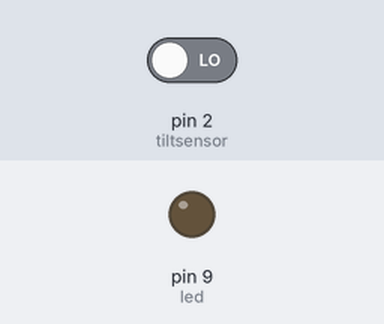
Bench run of a sketch on a simulated Arduino Uno, built with avr-gcc and run on an emulated ATmega328P. Shown: output pins drawn as LEDs (lit = HIGH). Inputs (shaded band) come from the test bench; at power-on: pin 2 (tiltsensor) LOW.

Above: at 1.2 s.
1.3 s: pin 2 (tiltsensor) driven HIGH
At 2.5 s:
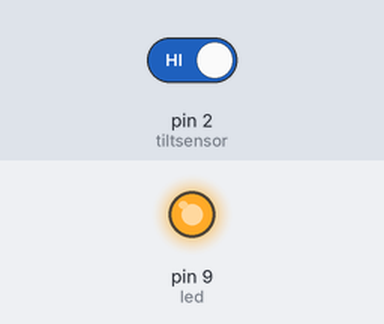
2.8 s: pin 2 (tiltsensor) driven LOW
At 3.8 s:
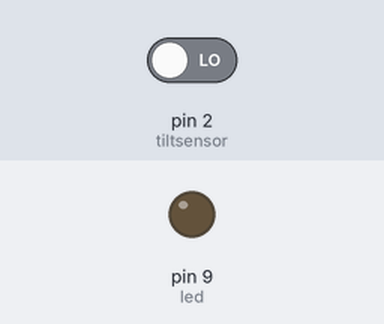
Timing chart, 0 to 5.8 s (numbered marks = the images above; inputs shaded):
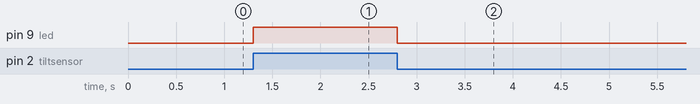

Measured:
- after the input at 1.3 s, pin 9 (led): LOW → HIGH at once
- after the input at 2.8 s, pin 9 (led): HIGH → LOW at once

The sketch:

tiltswitchled.ino
```cpp
//initialize tiltsensor, declare port

int tiltsensor = 2;

//initialize LED, declare port 9
int led = 9;
void setup() {
  // put your setup code here, to run once:
  // set tiltsensor pin mode to input
  pinMode(tiltsensor, INPUT);
  // set LED pin mode to output
  pinMode(led, OUTPUT);

}

void loop() {
  // put your main code here, to run repeatedly:
  //conditional logic to write high and low to LED based on binary state of titlsensor
  if (digitalRead(tiltsensor) == 1) {
    digitalWrite(led, HIGH);
  }
  else {
    digitalWrite(led, LOW);
  }
  //delay for stability
  delay(100);
}
```
